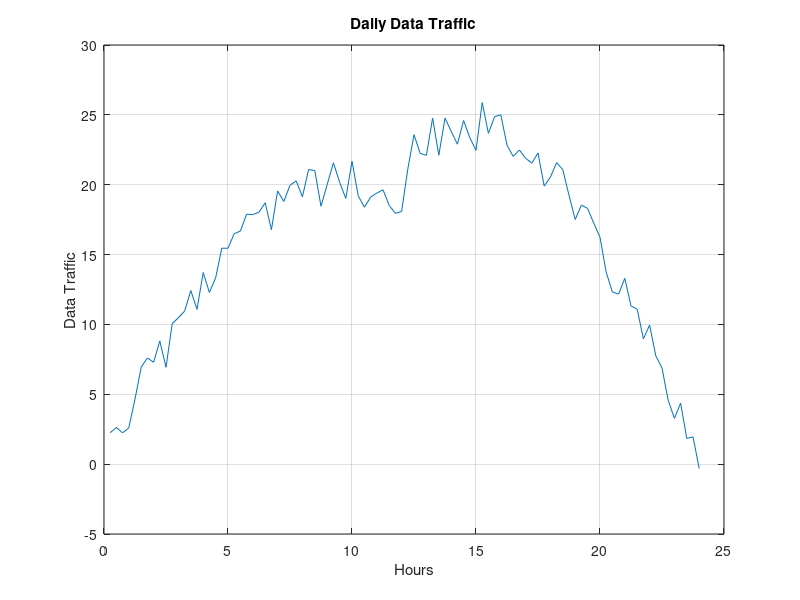

MATLAB code for this plot:
close all
clear all
clc

SCALING = 20;
VALUES_PER_HOUR=4;
STEP = 1/VALUES_PER_HOUR;
baseline=0;
NOISE = randn (VALUES_PER_HOUR*24,1);
time1=STEP:STEP:12;
time2=(12+STEP):STEP:24;
time= [time1 time2];
s1=cos((time1 / 12 * 2 * pi / 3)-pi/2)*SCALING + baseline;
s2=sin(((time2-12) / 12 * 2 * pi / 3) + pi/3)*SCALING*1.2 + baseline;
BASESIGNAL= [s1 s2];
BASESIGNAL=BASESIGNAL';
FINALSIGNAL= BASESIGNAL+NOISE;
figure (1)
plot (time,FINALSIGNAL)
title ('Daily Data Traffic');
xlabel ('Hours')
ylabel ('Data Traffic')
grid on;
